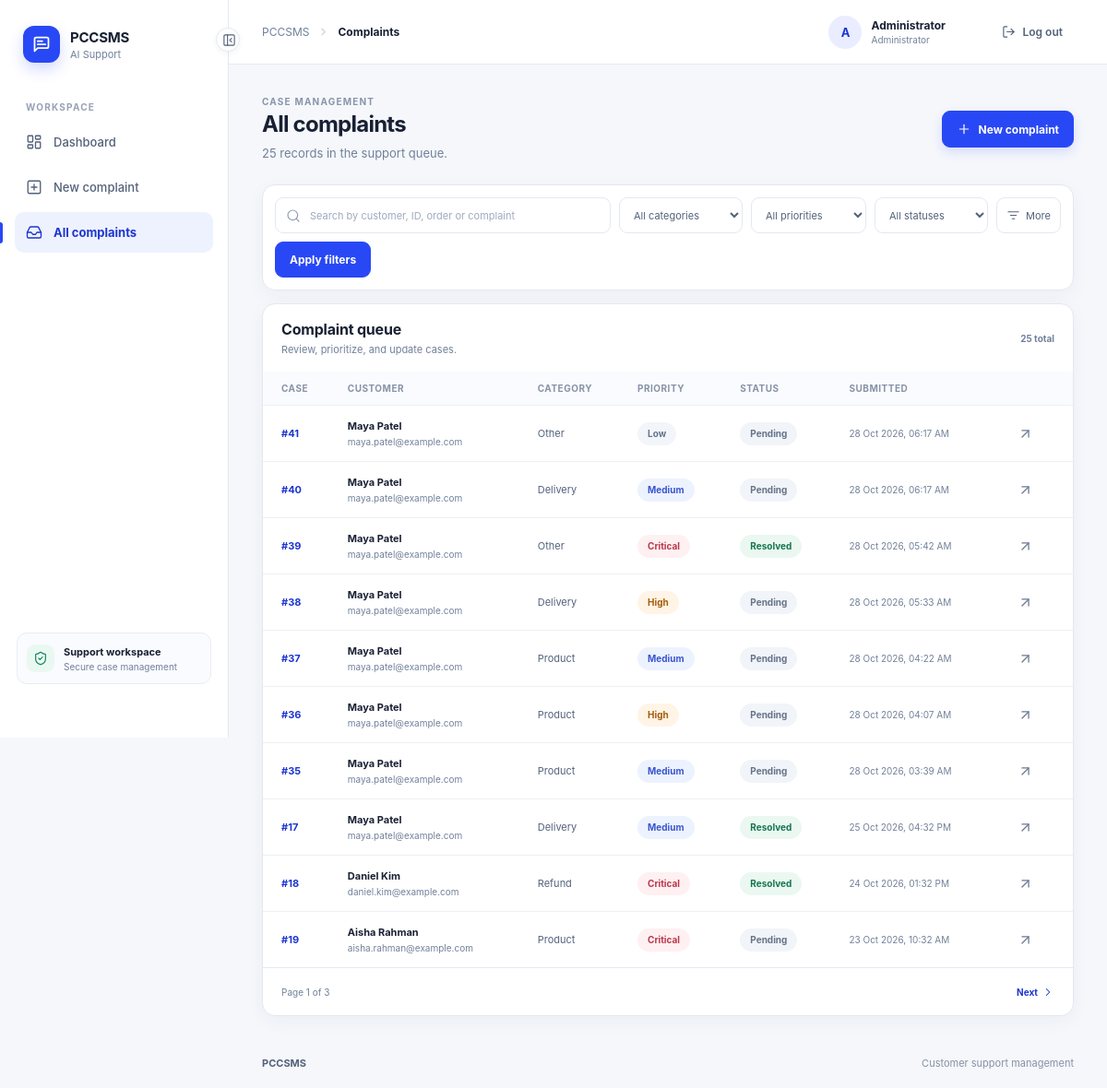
Screenshot of /complaints (signed in) with the database file from the repository.
### tables this page shows
CREATE TABLE users (
    id INTEGER PRIMARY KEY AUTOINCREMENT,
    name TEXT NOT NULL,
    email TEXT NOT NULL COLLATE NOCASE UNIQUE,
    password_hash TEXT NOT NULL,
    role TEXT NOT NULL CHECK (role IN ('customer','admin')),
    is_active INTEGER NOT NULL DEFAULT 1 CHECK (is_active IN (0,1)),
    created_at TEXT NOT NULL DEFAULT CURRENT_TIMESTAMP,
    updated_at TEXT NOT NULL DEFAULT CURRENT_TIMESTAMP
);

CREATE TABLE complaints (
    id INTEGER PRIMARY KEY AUTOINCREMENT,
    customer_name TEXT NOT NULL,
    email TEXT NOT NULL,
    order_id TEXT,
    phone TEXT,
    complaint_text TEXT NOT NULL,
    category TEXT CHECK (category IS NULL OR category IN ('Delivery','Refund','Product','Payment','Account','Other')),
    sentiment TEXT CHECK (sentiment IS NULL OR sentiment IN ('Positive','Neutral','Negative','Very Negative')),
    priority TEXT CHECK (priority IS NULL OR priority IN ('Low','Medium','High','Critical')),
    summary TEXT,
    recommended_action TEXT,
    generated_response TEXT,
    status TEXT NOT NULL DEFAULT 'Pending' CHECK (status IN ('Pending','In Progress','Resolved','Closed')),
    ai_status TEXT NOT NULL DEFAULT 'Pending' CHECK (ai_status IN ('Pending','Completed','Failed')),
    ai_model TEXT,
    ai_analyzed_at TEXT,
    created_at TEXT NOT NULL DEFAULT CURRENT_TIMESTAMP,
    updated_at TEXT NOT NULL DEFAULT CURRENT_TIMESTAMP
, user_id INTEGER REFERENCES users(id) ON DELETE SET NULL);

### app.py (the view)
    @app.get("/complaints")
    @admin_required
    def complaints():
        filters = {key: request.args.get(key, "").strip() for key in ("q", "category", "priority", "status", "sentiment")}
        page, per_page = max(1, request.args.get("page", 1, type=int)), 10
        args = {"search": filters["q"], **{key: filters[key] for key in ("category", "priority", "status", "sentiment")}}
        total = database.count_complaints(**args)
        rows = database.get_complaints(**args, limit=per_page, offset=(page - 1) * per_page)
        return render_template("admin/complaints.html", complaints=rows, filters=filters, page=page,
                               pages=max(1, math.ceil(total / per_page)), total=total)

### auth.py (called while the page is built)
@login_manager.user_loader
def load_user(user_id):
    from database import get_user
    try:
        user = User.from_record(get_user(int(user_id)))
        return user if user and user.is_active else None
    except (TypeError, ValueError):
        return None

def admin_required(view):
    @wraps(view)
    def wrapped(*args, **kwargs):
        if not current_user.is_authenticated:
            return login_manager.unauthorized()
        if current_user.role != "admin":
            abort(403)
        return view(*args, **kwargs)
    return wrapped

    @property
    def is_active(self):
        return self._active

    @classmethod
    def from_record(cls, record):
        return cls(record) if record else None

### database.py (called while the page is built)
def get_db():
    if "db" not in g:
        path = Path(current_app.config["DATABASE_PATH"])
        path.parent.mkdir(parents=True, exist_ok=True)
        connection = sqlite3.connect(path, timeout=10)
        connection.row_factory = sqlite3.Row
        connection.execute("PRAGMA foreign_keys = ON")
        g.db = connection
    return g.db

def get_user(user_id):
    return get_db().execute("SELECT * FROM users WHERE id=?", (user_id,)).fetchone()

def count_complaints(search="", category="", priority="", status="", sentiment="", user_id=None):
    return len(get_complaints(search, category, priority, status, sentiment, user_id=user_id))

### templates/admin/complaints.html (shortened to what this page needs)
{% extends 'shared/base.html' %}
{% block title %}Complaints{% endblock %}
{% block content %}
<section class="page-heading">
  <div><span class="eyebrow">CASE MANAGEMENT</span><h1>All complaints</h1><p>{{ total }} records in the support queue.</p></div>
  <a class="button button-primary" href="{{ url_for('submit_page') }}"><i data-lucide="plus"></i> New complaint</a>
</section>
<form class="panel filters" method="get" action="{{ url_for('complaints') }}">
  <label class="search-field"><i data-lucide="search"></i><input name="q" value="{{ filters.q }}" placeholder="Search by customer, ID, order or complaint"><button class="sr-only" type="submit">Search</button></label>
  <select name="category" aria-label="Filter by category"><option value="">All categories</option></select>
  <select name="priority" aria-label="Filter by priority"><option value="">All priorities</option></select>
  <select name="status" aria-label="Filter by status"><option value="">All statuses</option></select>
  <details class="more-filters"><summary title="More filters"><i data-lucide="list-filter"></i><span>More</span></summary></details>
  <button class="button button-dark" type="submit">Apply filters</button>
</form>
<section class="panel history-panel">
  <div class="section-heading table-heading"><div><h2>Complaint queue</h2><p>Review, prioritize, and update cases.</p></div><span class="table-count">{{ total }} total</span></div>
  {% if complaints %}<div class="table-wrap"><table><thead><tr><th>Case</th><th>Customer</th><th>Category</th><th>Priority</th><th>Status</th><th>Submitted</th><th><span class="sr-only">View</span></th></tr></thead><tbody>
  {% for row in complaints %}<tr><td><a class="id-link" href="{{ url_for('complaint_detail',complaint_id=row.id) }}">#{{ row.id }}</a></td><td><span class="customer-cell">{{ row.customer_name }}</span><small class="subcell">{{ row.email }}</small></td><td>{{ row.category or '—' }}</td><td>{% if row.priority %}<span class="badge priority-{{ row.priority|lower|replace(' ','-') }}">{{ row.priority }}</span>{% else %}—{% endif %}</td><td><span class="badge status-{{ row.status|lower|replace(' ','-') }}">{{ row.status }}</span></td><td class="date-cell">{{ row.created_at|datetime }}</td><td><a class="icon-button" href="{{ url_for('complaint_detail',complaint_id=row.id) }}" aria-label="View complaint {{ row.id }}" title="View complaint"><i data-lucide="arrow-up-right"></i></a></td></tr>{% endfor %}
  </tbody></table></div>
  <div class="pagination"><span>Page {{ page }} of {{ pages }}</span><div>{% if page<pages %}<a href="{{ url_for('complaints',page=page+1,**filters) }}" aria-label="Next page">Next <i data-lucide="chevron-right"></i></a>{% endif %}</div></div>
  {% else %}<div class="empty-state"><i data-lucide="inbox"></i><h3>No matching complaints</h3><p>Try adjusting or clearing your filters.</p><a class="button button-quiet" href="{{ url_for('complaints') }}">Clear filters</a></div>{% endif %}
</section>
{% endblock %}

### templates/shared/base.html (shortened to what this page needs)
<!doctype html>
<html lang="en">
<head>
  <link rel="stylesheet" href="{{ url_for('static', filename='css/style.css', v='20261028') }}">
</head>
<body>
<div class="app-layout" id="app-layout">
  <aside class="sidebar" id="sidebar">
    <a class="brand" href="{{ url_for('dashboard') }}" aria-label="PCCSMS home">
      <span class="brand-mark"><i data-lucide="message-square-text"></i></span>
      <span class="brand-copy"><strong>PCCSMS</strong><small>{% if current_user.is_authenticated and current_user.role == 'customer' %}Customer Support{% else %}AI Support{% endif %}</small></span>
    </a>
    <div class="nav-caption">WORKSPACE</div>
    <nav class="side-nav" aria-label="Main navigation">
      {% if current_user.role == 'admin' %}
      <a class="nav-link {% if request.endpoint == 'dashboard' %}active{% endif %}" href="{{ url_for('dashboard') }}" title="Dashboard"><i data-lucide="layout-dashboard"></i><span>Dashboard</span></a>
      <a class="nav-link {% if request.endpoint == 'submit_page' %}active{% endif %}" href="{{ url_for('submit_page') }}" title="New complaint"><i data-lucide="plus-square"></i><span>New complaint</span></a>
      <a class="nav-link {% if request.endpoint in ['complaints','complaint_detail'] %}active{% endif %}" href="{{ url_for('complaints') }}" title="Complaints"><i data-lucide="inbox"></i><span>All complaints</span></a>
      {% endif %}
    </nav>
    <div class="sidebar-spacer"></div>
    <div class="sidebar-foot"><span class="sidebar-foot-icon"><i data-lucide="shield-check"></i></span><span><strong>Support workspace</strong><small>Secure case management</small></span></div>
    <button class="collapse-button" id="sidebar-toggle" type="button" aria-label="Collapse navigation" aria-expanded="true" title="Collapse navigation"><i data-lucide="panel-left-close"></i></button>
  </aside>
  <div class="workspace">
    <header class="topbar">
      <div class="topbar-start">
        <div class="breadcrumbs"><span>PCCSMS</span><i data-lucide="chevron-right"></i><strong>{% block breadcrumb %}{{ self.title() }}{% endblock %}</strong></div>
      </div>
      {% if current_user.is_authenticated %}
      <div class="topbar-user">
        <span class="user-avatar" aria-hidden="true">{{ current_user.name[:1]|upper }}</span>
        <span class="user-meta"><strong>{{ current_user.name }}</strong><small>{{ 'Administrator' if current_user.role == 'admin' else 'Customer account' }}</small></span>
        <form method="post" action="{{ url_for('logout') }}"><input type="hidden" name="csrf_token" value="{{ csrf_token() }}"><button class="logout-button" type="submit"><i data-lucide="log-out"></i><span>Log out</span></button></form>
      </div>
      {% else %}<a class="button button-quiet" href="{{ url_for('login') }}">Sign in</a>{% endif %}
    </header>
    <main class="page-shell">{% block content %}{% endblock %}</main>
    <footer class="footer"><span>PCCSMS</span><span>Customer support management</span></footer>
  </div>
</div>
</body>
</html>

### rows the page displays
users: name "A", name "Administrator", role "Administrator"
complaints: id "41", customer_name "Maya Patel", email "maya.patel@example.com", category "Other", priority "Low", status "Pending", created_at "28 Oct 2026, 06:17 AM"
complaints: id "40", customer_name "Maya Patel", email "maya.patel@example.com", category "Delivery", priority "Medium", status "Pending", created_at "28 Oct 2026, 06:17 AM"
complaints: id "39", customer_name "Maya Patel", email "maya.patel@example.com", category "Other", priority "Critical", status "Resolved", created_at "28 Oct 2026, 05:42 AM"
complaints: id "38", customer_name "Maya Patel", email "maya.patel@example.com", category "Delivery", priority "High", status "Pending", created_at "28 Oct 2026, 05:33 AM"
complaints: id "37", customer_name "Maya Patel", email "maya.patel@example.com", category "Product", priority "Medium", status "Pending", created_at "28 Oct 2026, 04:22 AM"
complaints: id "36", customer_name "Maya Patel", email "maya.patel@example.com", category "Product", priority "High", status "Pending", created_at "28 Oct 2026, 04:07 AM"
complaints: id "35", customer_name "Maya Patel", email "maya.patel@example.com", category "Product", priority "Medium", status "Pending", created_at "28 Oct 2026, 03:39 AM"
complaints: id "17", customer_name "Maya Patel", email "maya.patel@example.com", category "Delivery", priority "Medium", status "Resolved", created_at "25 Oct 2026, 04:32 PM"
complaints: id "18", customer_name "Daniel Kim", email "daniel.kim@example.com", category "Refund", priority "Critical", status "Resolved", created_at "24 Oct 2026, 01:32 PM"
complaints: id "19", customer_name "Aisha Rahman", email "aisha.rahman@example.com", category "Product", priority "Critical", status "Pending", created_at "23 Oct 2026, 10:32 AM"

### other values shown
{{ total }} "25"
{{ page }} "1"
{{ pages }} "3"
